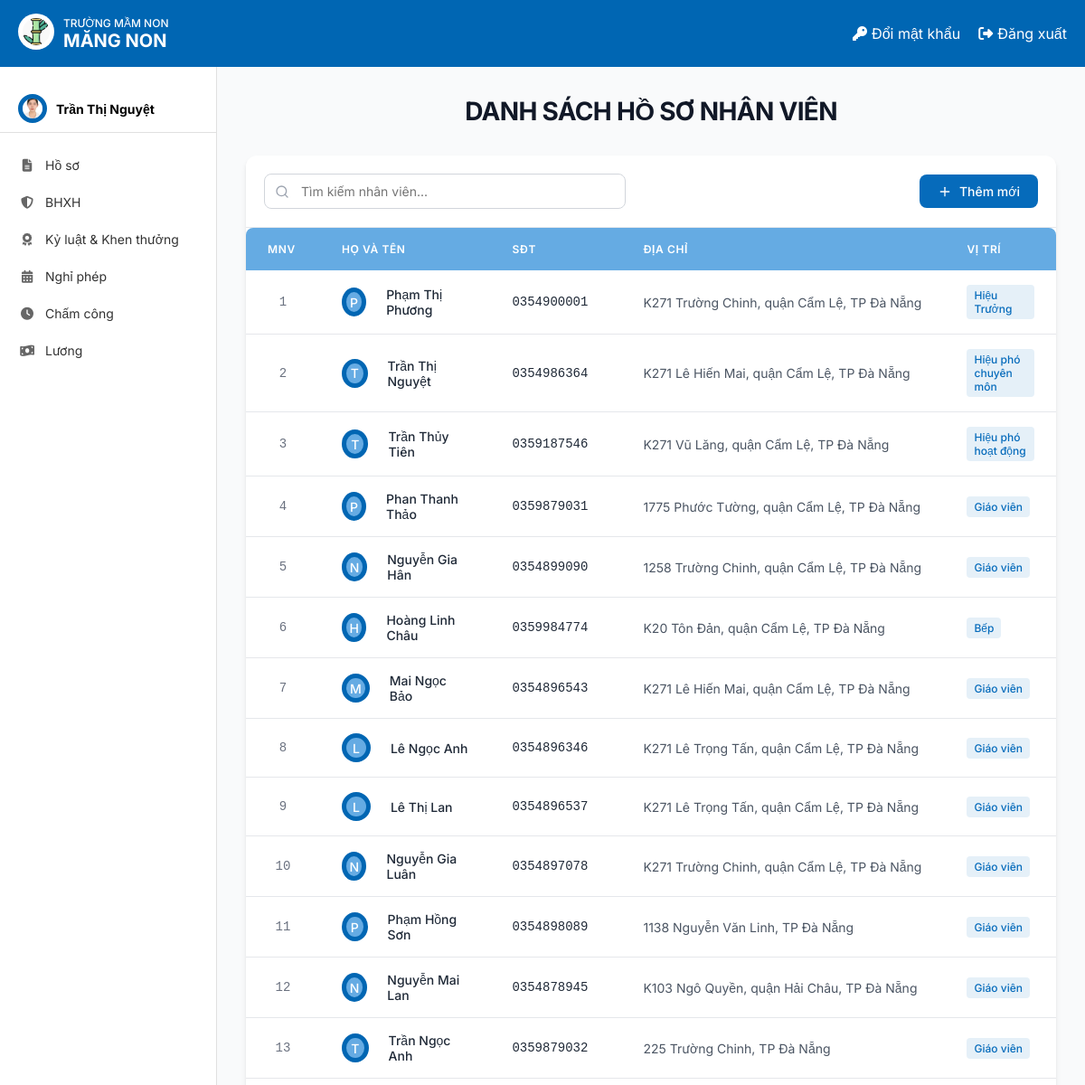
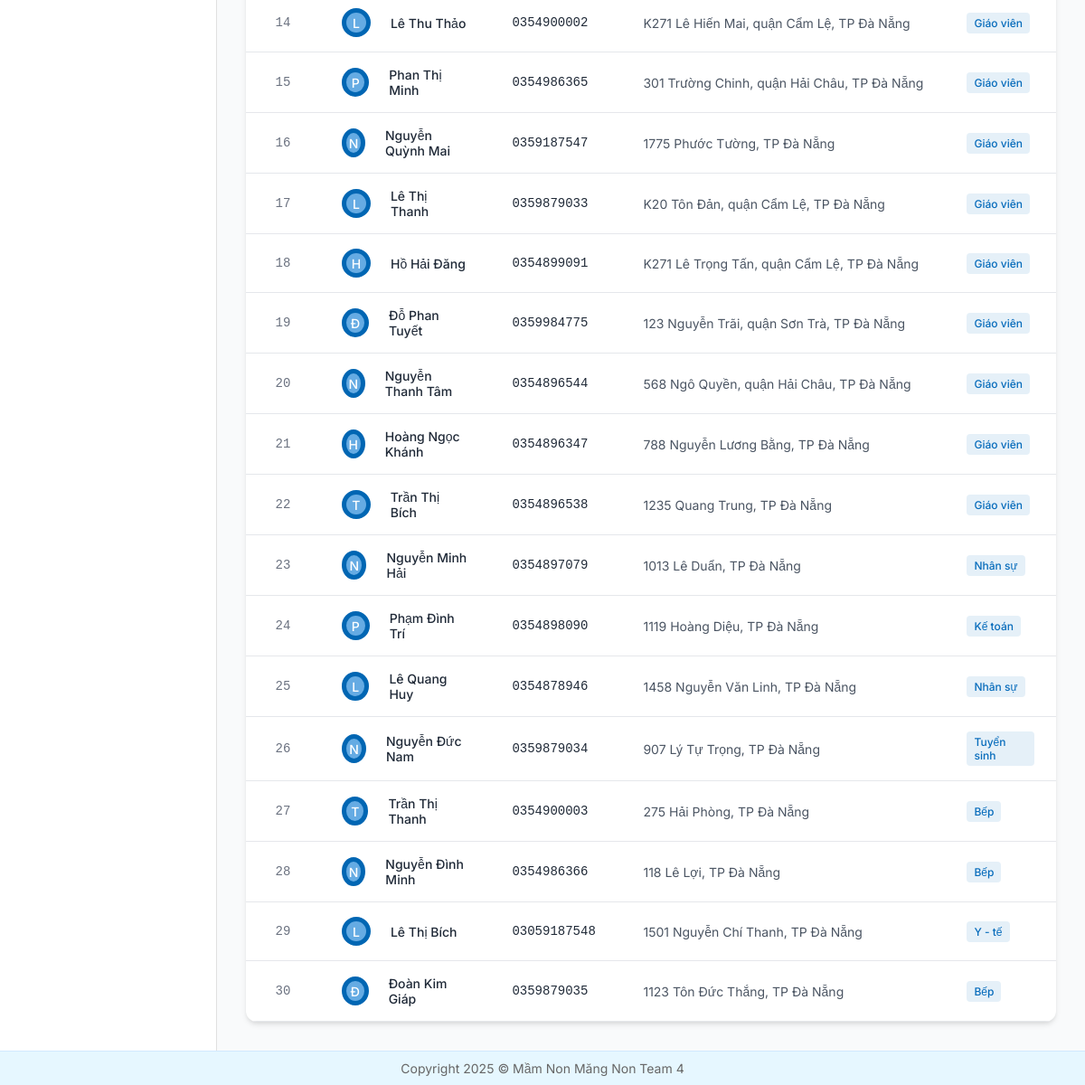
Page /dsnhanvien/ (signed in) on the committed database (2 pictures, top to bottom).
### HOME/models.py (models this page shows, shortened)
class NhanVien(models.Model):
 user = models.OneToOneField(User, on_delete=models.CASCADE, unique=True, null=False, related_name='nhanvien_home')
 ten_nv = models.CharField(max_length=100)
 anh_ca_nhan = models.ImageField(upload_to='nhanvien/', null=True, blank=True)
 gioi_tinh = models.CharField(max_length=10, choices=[('2', 'Nam'), ('1', 'Nữ')],default='1')
 ngay_sinh = models.DateField(null=True)
 vi_tri_cong_viec = models.CharField(max_length=100, blank=True, null=True)
 to_phong_ban = models.CharField(max_length=50, choices=TO_PHONG_BAN_CHOICES)
 trinh_do_hoc_van = models.CharField(max_length=50, choices=TRINH_DO_HOC_VAN_CHOICES)
 chuyen_nganh = models.CharField(max_length=100, null=True)
 noi_dao_tao = models.CharField(max_length=100)
 nam_tn = models.IntegerField(null=True)
 ngay_cap = models.DateField(null=True)
 noi_cap = models.CharField(max_length=100)
 dia_chi_tam_tru = models.TextField(null=True)
 chuc_vu = models.CharField(max_length=150, null=True)
 so_dien_thoai = models.CharField(
     max_length=10,
     unique=True)
 email = models.EmailField(unique=True, max_length=50, null=True)
 so_cccd = models.CharField(
     max_length=12,
     unique=True
 )
 phu_caps = models.ManyToManyField(PhuCap, through='PhuCapNhanVien',blank=True)
 class Meta:
     db_table = 'HOME_nhanvien'

### HoSo/views.py (the view)
# urls.py: path('dsnhanvien/', danh_sach_nhan_vien, name='DanhSachNhanVien'),
def danh_sach_nhan_vien(request):
    current_user = get_object_or_404(NhanVien, user=request.user)
    query = request.GET.get('q', '')  # Lấy giá trị tìm kiếm từ thanh tìm kiếm
    if query:
        nhan_vien_list = NhanVien.objects.filter(ten_nv__icontains=query)  # Lọc nhân viên theo tên
    else:
        nhan_vien_list = NhanVien.objects.all()  # Nếu không có tìm kiếm, hiển thị tất cả nhân viên
    return render(request, 'HoSo/danhsachnhanvien.html', {
        'nhan_vien_list': nhan_vien_list,
        'nhan_vien': current_user,
        'query': query
    })

### templates/HoSo/danhsachnhanvien.html (shortened to what this page needs)
{% extends "home.html" %}
{% load static %}
{% block page_background %}
<div class="employee-list-page">
  <div class="page-header">
    <h1 class="page-title">DANH SÁCH HỒ SƠ NHÂN VIÊN</h1>
  </div>
  <div class="content-card">
    <div class="toolbar">
      <div class="search-container">
        <form method="GET" action="{% url 'DanhSachNhanVien' %}">
          <div class="search-input-wrapper">
            <svg class="search-icon" viewBox="0 0 24 24" fill="none" stroke="currentColor" stroke-width="2" stroke-linecap="round" stroke-linejoin="round">
              <circle cx="11" cy="11" r="8"></circle>
              <line x1="21" y1="21" x2="16.65" y2="16.65"></line>
            </svg>
            <input type="text" name="q" value="{{ query }}" placeholder="Tìm kiếm nhân viên..." class="search-input">
          </div>
        </form>
      </div>
      <a href="{% url 'ThemMoiHoSo' %}" class="add-button">
        <svg class="button-icon" viewBox="0 0 24 24" fill="none" stroke="currentColor" stroke-width="2" stroke-linecap="round" stroke-linejoin="round">
          <line x1="12" y1="5" x2="12" y2="19"></line>
          <line x1="5" y1="12" x2="19" y2="12"></line>
        </svg>
        Thêm mới
      </a>
    </div>
    <div class="table-container">
      <table class="employee-table">
        <thead>
          <tr>
            <th class="id-column">MNV</th>
            <th class="name-column">Họ và tên</th>
            <th class="phone-column">SĐT</th>
            <th class="address-column">Địa chỉ</th>
            <th class="position-column">Vị trí</th>
          </tr>
        </thead>
        <tbody>
          {% for nhan_vien in nhan_vien_list %}
          <tr class="employee-row">
            <td class="id-cell">{{ nhan_vien.id }}</td>
            <td class="name-cell">
              <a href="{% url 'QLXemHoSo' nhan_vien.id %}" class="employee-link">
                <div class="employee-name">
                  <div class="avatar">{{ nhan_vien.ten_nv|slice:":1" }}</div>
                  <span>{{ nhan_vien.ten_nv }}</span>
                </div>
              </a>
            </td>
            <td class="phone-cell">{{ nhan_vien.so_dien_thoai }}</td>
            <td class="address-cell">{{ nhan_vien.dia_chi_tam_tru }}</td>
            <td class="position-cell">
              <span class="position-badge">{{ nhan_vien.vi_tri_cong_viec }}</span>
            </td>
          </tr>
          {% endfor %}
        </tbody>
      </table>
    </div>
  </div>
</div>
<link rel="stylesheet" href="{% static 'css/dsnhanvienHoSo.css' %}">
{% endblock %}

### templates/home.html (shortened to what this page needs)
<!DOCTYPE html>
{% load static %}
<html lang="vi">
<head>
    <link rel="stylesheet" href="{% static 'css/style.css' %}">
    <link rel="stylesheet" href="https://cdnjs.cloudflare.com/ajax/libs/font-awesome/6.4.0/css/all.min.css">
</head>
<body>
    <div class="container">
        <header class="header">
            <div class="logo-container">
                <a href="{% url 'home' %}">
                    <img src="{% static 'images/logo.jpg' %}" alt="Logo" class="logo-img">
                </a>
                <div class="logo-text">
                    <div class="school-type">TRƯỜNG MẦM NON</div>
                    <div class="school-name"><b>MĂNG NON</b></div>
                </div>
            </div>
            <div class="header-actions">
                <a href="{% url 'change_password' %}" class="header-link">
                    <i class="fas fa-key"></i> Đổi mật khẩu
                </a>
                <a href="{% url 'logout' %}" class="header-link">
                    <i class="fas fa-sign-out-alt"></i> Đăng xuất
                </a>
            </div>
        </header>
        <div class="content">
            <aside class="sidebar">
                <div class="user-profile">
                    <div class="avatar">
                        <img src="{{ nhan_vien.anh_ca_nhan.url }}" alt="User Avatar">
                    </div>
                    <div class="user-info">
                        {% if request.user.is_authenticated %}
                            <div class="user-name">{{ nhan_vien.ten_nv }}</div>
                        {% endif %}
                    </div>
                </div>
                <nav class="sidebar-nav">
                    <a href="{% url 'Redirect_hoso_view' %}" class="nav-item"><i class="fas fa-file-alt"></i> Hồ sơ</a>
                    <a href="{% url 'redirectBHXH' %}" class="nav-item"><i class="fas fa-shield-alt"></i> BHXH</a>
                    <a href="{% url 'ky_luat_khen_thuong' %}" class="nav-item"><i class="fas fa-award"></i> Kỷ luật & Khen thưởng</a>
                    <a href="{% url 'DanhSachNP_redirect' %}" class="nav-item"><i class="fas fa-calendar-alt"></i> Nghỉ phép</a>
                    <a href="{% url 'cham_cong' %}" class="nav-item"><i class="fas fa-clock"></i> Chấm công</a>
                    <a href="{% url 'chuyen_huong_luong' %}" class="nav-item"><i class="fas fa-money-bill-wave"></i> Lương</a>
                </nav>
            </aside>
            {% block page_background %}{% endblock %}
        </div>
        <footer class="footer">
            <p>Copyright 2025 © Mầm Non Măng Non Team 4</p>
        </footer>
    </div>
</body>
</html>

### static/css/style.css (style rules this page uses)
* { margin: 0; padding: 0; box-sizing: border-box; font-family: 'Inter', sans-serif; }
body { background-color: #f5f5f5; }
.container { display: flex; flex-direction: column; min-height: 100vh; }
.header { background-color: #0066b3; color: white; padding: 15px 20px; display: flex; justify-content: space-between; align-items: center; }
.logo-container { display: flex; align-items: center; }
.logo-img { width: 40px; height: 40px; margin-right: 10px; background-color: white; border-radius: 50%; padding: 5px; }
.logo-text { display: flex; flex-direction: column; }
.school-type { font-size: 12px; font-weight: 500; }
.school-name { font-size: 20px; font-weight: bold; }
.header-actions { display: flex; gap: 20px; }
.header-link { color: white; text-decoration: none; display: flex; align-items: center; gap: 5px; }
.content { display: flex; flex: 1; }
.sidebar { width: 240px; background-color: white; border-right: 1px solid #e0e0e0; padding: 20px 0; }
.user-profile { display: flex; align-items: center; padding: 10px 20px; border-bottom: 1px solid #e0e0e0; margin-bottom: 15px; }
.avatar { width: 50px; height: 50px; border-radius: 50%; overflow: hidden; margin-right: 10px; border: 5px solid #0066b3; }
.avatar img { width: 100%; height: 100%; object-fit: cover; }
.user-info { display: flex; flex-direction: column; }
.user-name { font-weight: bold; font-size: 14px; }
.sidebar-nav { display: flex; flex-direction: column; }
.nav-item { padding: 12px 20px; color: #333; text-decoration: none; display: flex; align-items: center; gap: 10px; font-size: 14px; transition: background-color 0.2s; }
.nav-item i { width: 20px; text-align: center; color: #666; }
.footer { background-color: #e6f7ff; padding: 10px 20px; text-align: center; color: #666; font-size: 14px; border-top: 1px solid #d1e9ff; margin-top: auto; z-index: 2; }

### rows in the picture
NhanVien: anh_ca_nhan (picture), ten_nv "Trần Thị Nguyệt", id "2", ten_nv "T", so_dien_thoai "0354986364", dia_chi_tam_tru "K271 Lê Hiến Mai, quận Cẩm Lệ, TP Đà Nẵng", vi_tri_cong_viec "Hiệu phó chuyên môn"
NhanVien: id "1", ten_nv "P", ten_nv "Phạm Thị Phương", so_dien_thoai "0354900001", dia_chi_tam_tru "K271 Trường Chinh, quận Cẩm Lệ, TP Đà Nẵng", vi_tri_cong_viec "Hiệu Trưởng"
NhanVien: id "3", ten_nv "T", ten_nv "Trần Thủy Tiên", so_dien_thoai "0359187546", dia_chi_tam_tru "K271 Vũ Lăng, quận Cẩm Lệ, TP Đà Nẵng", vi_tri_cong_viec "Hiệu phó hoạt động"
NhanVien: id "4", ten_nv "P", ten_nv "Phan Thanh Thảo", so_dien_thoai "0359879031", dia_chi_tam_tru "1775 Phước Tường, quận Cẩm Lệ, TP Đà Nẵng", vi_tri_cong_viec "Giáo viên"
NhanVien: id "5", ten_nv "N", ten_nv "Nguyễn Gia Hân", so_dien_thoai "0354899090", dia_chi_tam_tru "1258 Trường Chinh, quận Cẩm Lệ, TP Đà Nẵng", vi_tri_cong_viec "Giáo viên"
NhanVien: id "6", ten_nv "H", ten_nv "Hoàng Linh Châu", so_dien_thoai "0359984774", dia_chi_tam_tru "K20 Tôn Đản, quận Cẩm Lệ, TP Đà Nẵng", vi_tri_cong_viec "Bếp"
NhanVien: id "7", ten_nv "M", ten_nv "Mai Ngọc Bảo", so_dien_thoai "0354896543", dia_chi_tam_tru "K271 Lê Hiến Mai, quận Cẩm Lệ, TP Đà Nẵng", vi_tri_cong_viec "Giáo viên"
NhanVien: id "8", ten_nv "L", ten_nv "Lê Ngọc Anh", so_dien_thoai "0354896346", dia_chi_tam_tru "K271 Lê Trọng Tấn, quận Cẩm Lệ, TP Đà Nẵng", vi_tri_cong_viec "Giáo viên"
NhanVien: id "9", ten_nv "L", ten_nv "Lê Thị Lan", so_dien_thoai "0354896537", dia_chi_tam_tru "K271 Lê Trọng Tấn, quận Cẩm Lệ, TP Đà Nẵng", vi_tri_cong_viec "Giáo viên"
NhanVien: id "10", ten_nv "N", ten_nv "Nguyễn Gia Luân", so_dien_thoai "0354897078", dia_chi_tam_tru "K271 Trường Chinh, quận Cẩm Lệ, TP Đà Nẵng", vi_tri_cong_viec "Giáo viên"
NhanVien: id "11", ten_nv "P", ten_nv "Phạm Hồng Sơn", so_dien_thoai "0354898089", dia_chi_tam_tru "1138 Nguyễn Văn Linh, TP Đà Nẵng", vi_tri_cong_viec "Giáo viên"
NhanVien: id "12", ten_nv "N", ten_nv "Nguyễn Mai Lan", so_dien_thoai "0354878945", dia_chi_tam_tru "K103 Ngô Quyền, quận Hải Châu, TP Đà Nẵng", vi_tri_cong_viec "Giáo viên"
NhanVien: id "13", ten_nv "T", ten_nv "Trần Ngọc Anh", so_dien_thoai "0359879032", dia_chi_tam_tru "225 Trường Chinh, TP Đà Nẵng", vi_tri_cong_viec "Giáo viên"
NhanVien: id "14", ten_nv "L", ten_nv "Lê Thu Thảo", so_dien_thoai "0354900002", dia_chi_tam_tru "K271 Lê Hiến Mai, quận Cẩm Lệ, TP Đà Nẵng", vi_tri_cong_viec "Giáo viên"
NhanVien: id "15", ten_nv "P", ten_nv "Phan Thị Minh", so_dien_thoai "0354986365", dia_chi_tam_tru "301 Trường Chinh, quận Hải Châu, TP Đà Nẵng", vi_tri_cong_viec "Giáo viên"
NhanVien: id "16", ten_nv "N", ten_nv "Nguyễn Quỳnh Mai", so_dien_thoai "0359187547", dia_chi_tam_tru "1775 Phước Tường, TP Đà Nẵng", vi_tri_cong_viec "Giáo viên"
NhanVien: id "17", ten_nv "L", ten_nv "Lê Thị Thanh", so_dien_thoai "0359879033", dia_chi_tam_tru "K20 Tôn Đản, quận Cẩm Lệ, TP Đà Nẵng", vi_tri_cong_viec "Giáo viên"
NhanVien: id "18", ten_nv "H", ten_nv "Hồ Hải Đăng", so_dien_thoai "0354899091", dia_chi_tam_tru "K271 Lê Trọng Tấn, quận Cẩm Lệ, TP Đà Nẵng", vi_tri_cong_viec "Giáo viên"
NhanVien: id "19", ten_nv "Đ", ten_nv "Đỗ Phan Tuyết", so_dien_thoai "0359984775", dia_chi_tam_tru "123 Nguyễn Trãi, quận Sơn Trà, TP Đà Nẵng", vi_tri_cong_viec "Giáo viên"
NhanVien: id "20", ten_nv "N", ten_nv "Nguyễn Thanh Tâm", so_dien_thoai "0354896544", dia_chi_tam_tru "568 Ngô Quyền, quận Hải Châu, TP Đà Nẵng", vi_tri_cong_viec "Giáo viên"
NhanVien: id "21", ten_nv "H", ten_nv "Hoàng Ngọc Khánh", so_dien_thoai "0354896347", dia_chi_tam_tru "788 Nguyễn Lương Bằng, TP Đà Nẵng", vi_tri_cong_viec "Giáo viên"
NhanVien: id "22", ten_nv "T", ten_nv "Trần Thị Bích", so_dien_thoai "0354896538", dia_chi_tam_tru "1235 Quang Trung, TP Đà Nẵng", vi_tri_cong_viec "Giáo viên"
NhanVien: id "23", ten_nv "N", ten_nv "Nguyễn Minh Hải", so_dien_thoai "0354897079", dia_chi_tam_tru "1013 Lê Duẩn, TP Đà Nẵng", vi_tri_cong_viec "Nhân sự"
NhanVien: id "24", ten_nv "P", ten_nv "Phạm Đình Trí", so_dien_thoai "0354898090", dia_chi_tam_tru "1119 Hoàng Diệu, TP Đà Nẵng", vi_tri_cong_viec "Kế toán"
NhanVien: id "25", ten_nv "L", ten_nv "Lê Quang Huy", so_dien_thoai "0354878946", dia_chi_tam_tru "1458 Nguyễn Văn Linh, TP Đà Nẵng", vi_tri_cong_viec "Nhân sự"
NhanVien: id "26", ten_nv "N", ten_nv "Nguyễn Đức Nam", so_dien_thoai "0359879034", dia_chi_tam_tru "907 Lý Tự Trọng, TP Đà Nẵng", vi_tri_cong_viec "Tuyển sinh"
NhanVien: id "27", ten_nv "T", ten_nv "Trần Thị Thanh", so_dien_thoai "0354900003", dia_chi_tam_tru "275 Hải Phòng, TP Đà Nẵng", vi_tri_cong_viec "Bếp"
NhanVien: id "28", ten_nv "N", ten_nv "Nguyễn Đình Minh", so_dien_thoai "0354986366", dia_chi_tam_tru "118 Lê Lợi, TP Đà Nẵng", vi_tri_cong_viec "Bếp"
NhanVien: id "29", ten_nv "L", ten_nv "Lê Thị Bích", so_dien_thoai "03059187548", dia_chi_tam_tru "1501 Nguyễn Chí Thanh, TP Đà Nẵng", vi_tri_cong_viec "Y - tế"
NhanVien: id "30", ten_nv "Đ", ten_nv "Đoàn Kim Giáp", so_dien_thoai "0359879035", dia_chi_tam_tru "1123 Tôn Đức Thắng, TP Đà Nẵng", vi_tri_cong_viec "Bếp"
